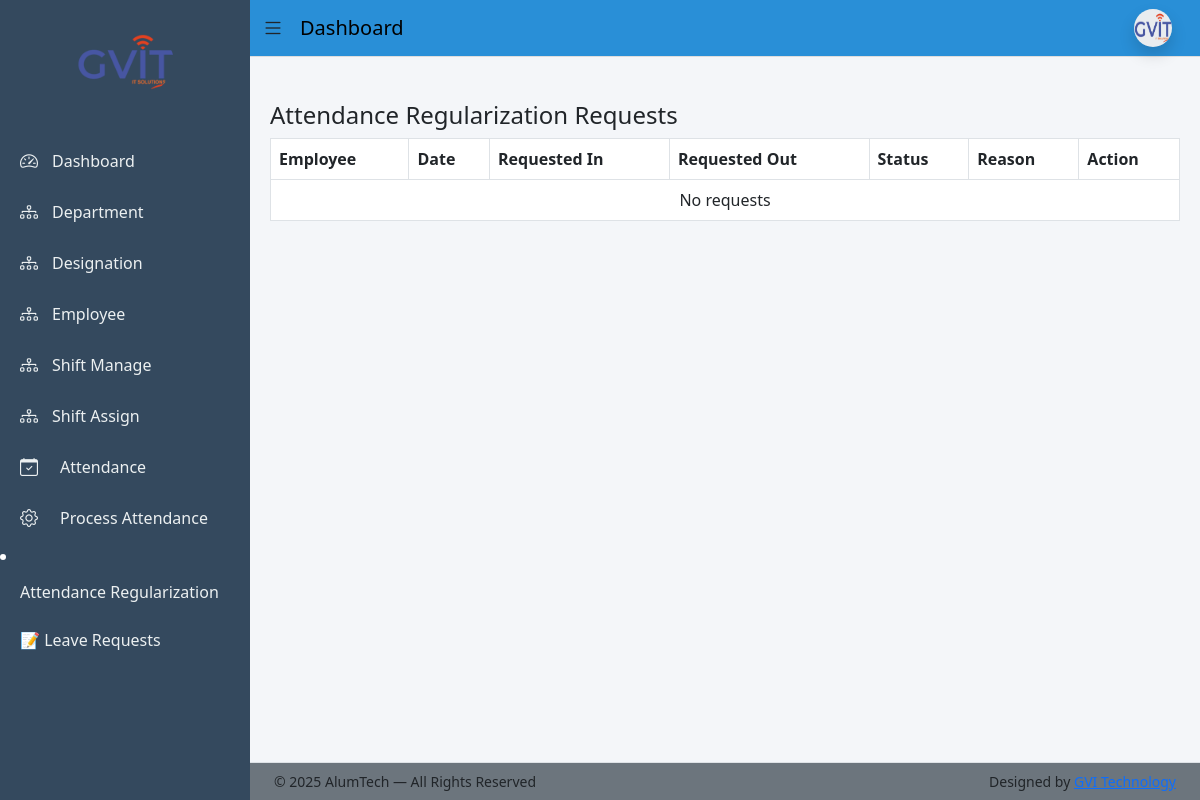
/dashboard/regularization/ (signed in), run on an earlier commit of the app's database.
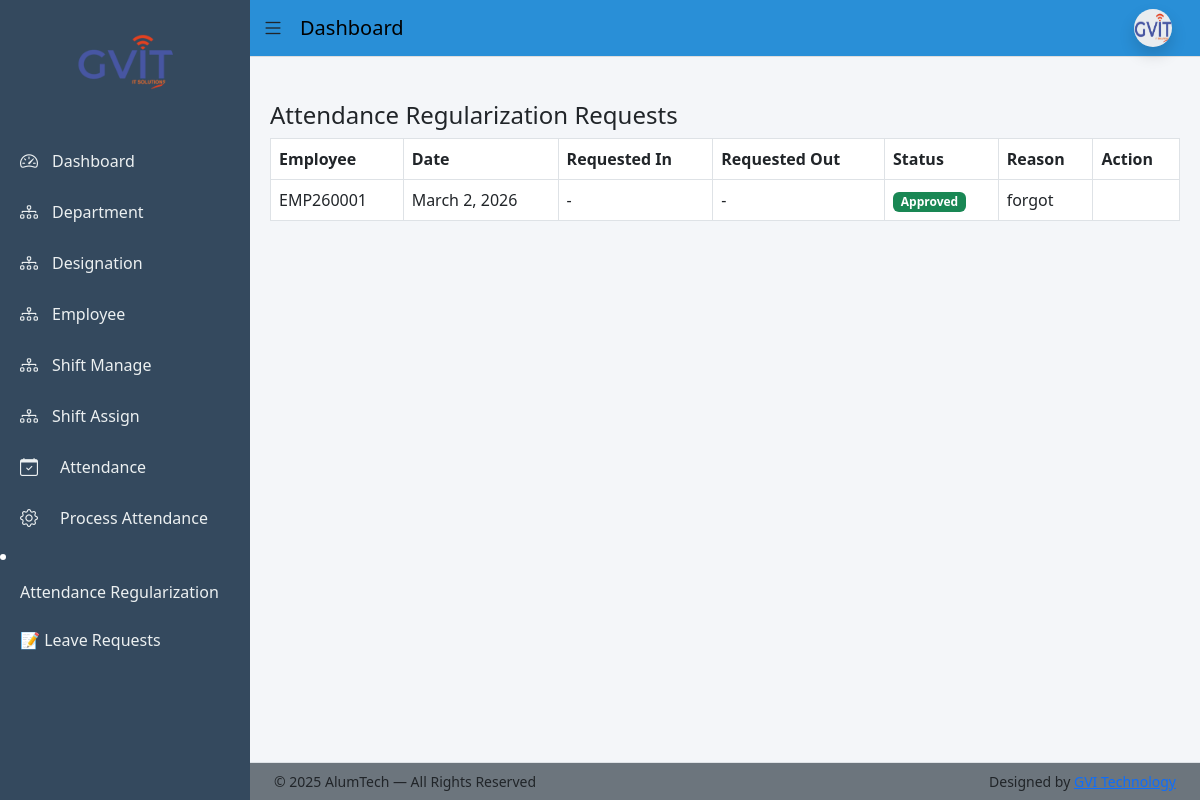
And on a later commit of the database.
### app/models.py (models this page shows, shortened)
class AttendanceRegularization(models.Model):
    STATUS_CHOICES = [
        ('Pending', 'Pending'),
        ('Approved', 'Approved'),
        ('Rejected', 'Rejected'),
    ]
    employee = models.ForeignKey(Employee, on_delete=models.CASCADE)
    attendance = models.ForeignKey(Attendance, on_delete=models.CASCADE)
    requested_punch_in = models.DateTimeField(null=True, blank=True)
    requested_punch_out = models.DateTimeField(null=True, blank=True)
    requested_status = models.CharField(max_length=20, blank=True)
    reason = models.TextField()
    status = models.CharField(max_length=20, choices=STATUS_CHOICES, default='Pending')
    applied_at = models.DateTimeField(auto_now_add=True)
    reviewed_by = models.ForeignKey(User, on_delete=models.SET_NULL, null=True, blank=True)
    reviewed_at = models.DateTimeField(null=True, blank=True)

class Employee(models.Model):
    BLOOD_GROUP_CHOICES = [
        ('A+', 'A+'), ('A-', 'A-'),
        ('B+', 'B+'), ('B-', 'B-'),
        ('O+', 'O+'), ('O-', 'O-'),
        ('AB+', 'AB+'), ('AB-', 'AB-'),
    ]
    BACHELOR_CHOICES = [
        ('BCom', 'B.Com'),
        ('BSc', 'B.Sc'),
        ('BA', 'B.A'),
        ('BTech', 'B.Tech'),
    ]
    MASTER_CHOICES = [
        ('MCom', 'M.Com'),
        ('MSc', 'M.Sc'),
        ('MA', 'M.A'),
        ('MTech', 'M.Tech'),
    ]
    first_name = models.CharField(max_length=50)
    middle_name = models.CharField(max_length=50, blank=True)
    last_name = models.CharField(max_length=50)
    gender = models.CharField(max_length=10,choices=[('Male','Male'),('Female','Female'),('Other','Other')])
    blood_group = models.CharField(max_length=10, choices=BLOOD_GROUP_CHOICES, blank=True, null=True)
    date_of_birth = models.DateField(null=True, blank=True)
    father_name = models.CharField(max_length=100, blank=True)
    mother_name = models.CharField(max_length=100, blank=True)
    user = models.OneToOneField(User, on_delete=models.CASCADE, null=True, blank=True, related_name='employee_profile')
    email = models.EmailField(unique=True)
    contact_no = models.CharField(max_length=15)
    emergency_contact = models.CharField(max_length=15)
    address = models.TextField(blank=True, null=True)
    permanent_address = models.TextField(blank=True, null=True)
    bachelor_degree = models.CharField(max_length=10, choices=BACHELOR_CHOICES, blank=True, null=True)
    master_degree = models.CharField(max_length=10, choices=MASTER_CHOICES, blank=True, null=True)
    employee_id = models.CharField(max_length=20, unique=True)
    department = models.ForeignKey(Department, on_delete=models.PROTECT)
    designation = models.ForeignKey(Designation, on_delete=models.PROTECT)
    date_of_joining = models.DateField(blank=True, null=True)
    photo = models.ImageField(upload_to='employees/', blank=True, null=True)
    pan_no = models.CharField(max_length=10,blank=True,null=True)
    Aadhar_no = models.CharField(max_length=12,blank=True,null=True)
    Bank_name = models.CharField(max_length=50,blank=True,null=True)
    acc_no = models.CharField(max_length=15,blank=True,null=True)
    ifsc_no = models.CharField(max_length=15,blank=True,null=True)
    branch_name = models.CharField(max_length=50,blank=True,null=True)
    is_active = models.BooleanField(default=True)
    created_at = models.DateTimeField(auto_now_add=True)
    lwp_balance = models.IntegerField(default=0)
    generated_at = models.DateField(blank=True, null=True)
    created_by = models.ForeignKey(User, on_delete=models.SET_NULL, null=True, blank=True, related_name='created_employees')

class Attendance(models.Model):
    employee = models.ForeignKey(
        Employee,
        on_delete=models.CASCADE,
        related_name="attendance_records"
    )
    date = models.DateField(default=timezone.localdate)
    punch_in = models.DateTimeField(null=True, blank=True)
    punch_out = models.DateTimeField(null=True, blank=True)
    working_hours = models.DecimalField(
        max_digits=5,
        decimal_places=2,
        null=True,
        blank=True
    )
    status = models.CharField(
        max_length=20,
        choices=[
            ('Present', 'Present'),
            ('Late', 'Late'),
            ('Half Day', 'Half Day'),
            ('LWP', 'Leave With Pay'),
            ('Leave', 'Leave'),
            ('Holiday', 'Holiday'),
            ('Absent', 'Absent'),
        ],
        default='Absent'
    )
    is_processed = models.BooleanField(default=False)
    class Meta:
        ordering = ['-date']
        unique_together = ('employee', 'date')

### app/views.py (the view)
# urls.py: path('dashboard/regularization/', views.admin_regularization_list, name='admin_regularization_list'),
@staff_member_required
def admin_regularization_list(request):
    requests = AttendanceRegularization.objects.all().order_by('-applied_at')
    return render(
        request,
        'admin/attendance/regularization_list.html',
        {'requests': requests}
    )

### templates/admin/attendance/regularization_list.html (shortened to what this page needs)
{% extends "base_dashboard.html" %}
{% block content %}
<h4>Attendance Regularization Requests</h4>
<table class="table table-bordered">
  <thead>
    <tr>
      <th>Employee</th>
      <th>Date</th>
      <th>Requested In</th>
      <th>Requested Out</th>
      <th>Status</th>
      <th>Reason</th>
      <th>Action</th>
    </tr>
  </thead>
  <tbody>
    {% for r in requests %}
    <tr>
      <td>{{ r.employee.employee_id }}</td>
      <td>{{ r.attendance.date }}</td>
      <td>{{ r.requested_punch_in|default:"-" }}</td>
      <td>{{ r.requested_punch_out|default:"-" }}</td>
      <td>
        <span class="badge
          {% if r.status == 'Pending' %}bg-warning
          {% elif r.status == 'Approved' %}bg-success
          {% elif r.status == 'Rejected' %}bg-danger
          {% endif %}">
          {{ r.status }}
        </span>
      </td>
      <td>{{ r.reason }}</td>
      <td>
      </td>
    </tr>
    {% empty %}
    <tr>
      <td colspan="7" class="text-center">No requests</td>
    </tr>
    {% endfor %}
  </tbody>
</table>
{% endblock %}

### templates/base_dashboard.html (shortened to what this page needs)
{% load static %}
<!doctype html>
<html lang="en">
  <head>
    <link
      href="https://cdn.jsdelivr.net/npm/bootstrap@5.3.0/dist/css/bootstrap.min.css"
      rel="stylesheet"
    />
    <link
      href="https://cdn.jsdelivr.net/npm/bootstrap-icons@1.11.1/font/bootstrap-icons.css"
      rel="stylesheet"
    />
    <link
      href="https://cdn.jsdelivr.net/npm/bootstrap-icons@1.11.3/font/bootstrap-icons.css"
      rel="stylesheet"
    />
    <link rel="stylesheet" href="{% static 'css/dashboard_style.css' %}" />
  </head>
  <body>
    <div class="sidebar" id="sidebar">
      <div class="sidebar-logo">
        <img src="{% static 'images/gvit.png' %}" alt="Logo" />
      </div>
      <a
        href="{% url 'dashboard' %}"
        class="{% if request.resolver_match.url_name == 'dashboard' %}active{% endif %}"
      >
        <i class="bi bi-speedometer2"></i>
        <span>Dashboard</span>
      </a>
      <a
        href="{% url 'department_list' %}"
        class="{% if request.resolver_match.url_name == 'department_list' %}active{% endif %}"
      >
        <i class="bi bi-diagram-3"></i>
        <span>Department</span>
      </a>
      <a
        href="{% url 'designation_list' %}"
        class="{% if request.resolver_match.url_name == 'designation_list' %}active{% endif %}"
      >
        <i class="bi bi-diagram-3"></i>
        <span>Designation</span>
      </a>
      <a
        href="{% url 'employee_list' %}"
        class="{% if request.resolver_match.url_name == 'employee_list' %}active{% endif %}"
      >
        <i class="bi bi-diagram-3"></i>
        <span>Employee</span>
      </a>
      <a
        href="{% url 'shift_list' %}"
        class="{% if request.resolver_match.url_name == 'shift_list' %}active{% endif %}"
      >
        <i class="bi bi-diagram-3"></i>
        <span>Shift Manage</span>
      </a>
      <a
        href="{% url 'shift_assign_list' %}"
        class="{% if request.resolver_match.url_name == 'shift_assign_list' %}active{% endif %}"
      >
        <i class="bi bi-diagram-3"></i>
        <span>Shift Assign</span>
      </a>
      <a
        href="{% url 'admin_employee_attendance_list' %}"
        class="{% if request.resolver_match.url_name == 'admin_employee_attendance_list' %}active{% endif %}"
      >
        <i class="bi bi-calendar-check me-2"></i> Attendance
      </a>
      <a
        href="{% url 'process_attendance' %}"
        class="{% if request.resolver_match.url_name == 'process_attendance' %}active{% endif %}"
      >
        <i class="bi bi-gear me-2"></i> Process Attendance
      </a>
      <li>
  <a href="{% url 'admin_regularization_list' %}">
    Attendance Regularization
  </a>
</li>
      <a href="{% url 'admin_leave_list' %}"> 📝 Leave Requests </a>
    </div>
    <nav class="navbar navbar-expand-lg navbar-custom" id="navbar">
      <div class="container-fluid">
        <i class="bi bi-list toggle-btn" onclick="toggleSidebar()"></i>
        <span class="navbar-brand ms-3">Dashboard</span>
        <div class="ms-auto d-flex align-items-center gap-3 me-3">
          <div class="dropdown">
            <a
              href="#"
              class="dropdown-toggle profile-toggle"
              role="button"
              data-bs-toggle="dropdown"
              aria-expanded="false"
            >
              <img
                src="{% static 'images/gvit.png' %}"
                width="38"
                height="38"
                class="rounded-circle shadow bg-body-secondary"
                alt="Profile"
                style="cursor: pointer"
              />
            </a>
          </div>
        </div>
      </div>
    </nav>
    <div class="content mt-4" id="content">
      {% block content %}{% endblock %}
    </div>
    <footer id="footer" class="bg-secondary border-top fixed-bottom">
      <div class="container-fluid px-4">
        <div class="row align-items-center py-2">
          <div class="col-md-6 small">
            © 2025 AlumTech — All Rights Reserved
          </div>
          <div class="col-md-6 text-md-end small">
            Designed by
            <a href="https://www.gvitechnology.com/" target="_blank"
              >GVI Technology</a
            >
          </div>
        </div>
      </div>
    </footer>
  </body>
</html>

### static/css/dashboard_style.css (style rules this page uses)
body { overflow-x: hidden; background: #f4f6f9; }
.sidebar { width: 250px; height: 100vh; background: #34495e; position: fixed; top: 0; left: 0; padding-top: 20px; color: white; transition: all 0.3s ease; z-index: 1000; }
.sidebar-logo { display: flex; justify-content: center; align-items: center; margin-bottom: 32px; position: relative; }
.sidebar-logo img { max-width: 110px; height: auto; border-radius: 50%; padding: 6px; transition: all 0.35s ease; }
.sidebar-logo::after { content: "Your Bank Dashboard"; position: absolute; left: 80px; background: #2c3e50; color: #fff; padding: 6px 10px; border-radius: 4px; font-size: 12px; opacity: 0; pointer-events: none; white-space: nowrap; transition: 0.3s ease; }
.sidebar a { color: #ecf0f1; padding: 12px 20px; display: flex; align-items: center; gap: 12px; text-decoration: none; transition: 0.3s; white-space: nowrap; }
.sidebar a i { font-size: 18px; min-width: 20px; }
.navbar-custom { background: #298fd7; border-bottom: 1px solid #ddd; margin-left: 250px; transition: margin-left 0.3s ease; }
.toggle-btn { font-size: 22px; cursor: pointer; transition: 0.3s; }
.content { margin-left: 250px; padding: 20px; padding-bottom: 80px; transition: margin-left 0.3s ease; }
#footer { left: 250px; transition: left 0.3s ease; }
.profile-toggle::after { display: none !important; }
.profile-toggle { padding: 0; }

What changed in the data, as far as the page shows it:
added AttendanceRegularization: employee.employee_id "EMP260001", attendance "March 2, 2026", requested_punch_in "-", requested_punch_out "-", status "Approved", reason "forgot"
Also different on the page:
text no longer shown: "No requests"
